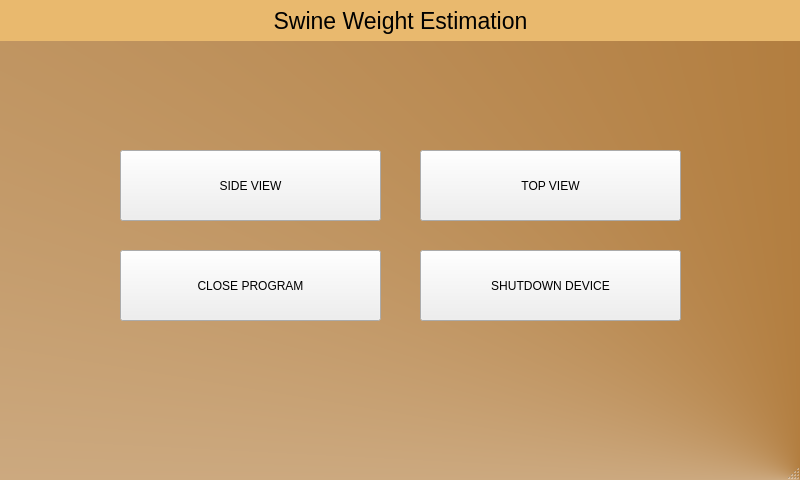
<?xml version="1.0" encoding="UTF-8"?>
<ui version="4.0">
 <class>MainWindow</class>
 <widget class="QMainWindow" name="MainWindow">
  <property name="geometry">
   <rect>
    <x>0</x>
    <y>0</y>
    <width>800</width>
    <height>480</height>
   </rect>
  </property>
  <property name="windowTitle">
   <string>MainWindow</string>
  </property>
  <property name="styleSheet">
   <string notr="true">#MainWindow
{
background-color: qconicalgradient(cx:1, cy:1, angle:0, stop:0 rgba(153, 83, 0, 255), stop:1 rgba(255, 255, 255, 255));
}</string>
  </property>
  <widget class="QWidget" name="centralwidget">
   <widget class="QLabel" name="label">
    <property name="geometry">
     <rect>
      <x>0</x>
      <y>0</y>
      <width>801</width>
      <height>41</height>
     </rect>
    </property>
    <property name="font">
     <font>
      <pointsize>17</pointsize>
     </font>
    </property>
    <property name="styleSheet">
     <string notr="true">background-color:  rgb(233, 185, 110)</string>
    </property>
    <property name="text">
     <string>Swine Weight Estimation</string>
    </property>
    <property name="alignment">
     <set>Qt::AlignCenter</set>
    </property>
   </widget>
   <widget class="QPushButton" name="shutdownButton">
    <property name="geometry">
     <rect>
      <x>420</x>
      <y>250</y>
      <width>261</width>
      <height>71</height>
     </rect>
    </property>
    <property name="text">
     <string>SHUTDOWN DEVICE</string>
    </property>
   </widget>
   <widget class="QPushButton" name="closeButton">
    <property name="geometry">
     <rect>
      <x>120</x>
      <y>250</y>
      <width>261</width>
      <height>71</height>
     </rect>
    </property>
    <property name="text">
     <string>CLOSE PROGRAM</string>
    </property>
   </widget>
   <widget class="QPushButton" name="tvButton">
    <property name="geometry">
     <rect>
      <x>420</x>
      <y>150</y>
      <width>261</width>
      <height>71</height>
     </rect>
    </property>
    <property name="text">
     <string>TOP VIEW</string>
    </property>
   </widget>
   <widget class="QPushButton" name="svButton">
    <property name="geometry">
     <rect>
      <x>120</x>
      <y>150</y>
      <width>261</width>
      <height>71</height>
     </rect>
    </property>
    <property name="text">
     <string>SIDE VIEW</string>
    </property>
   </widget>
  </widget>
  <widget class="QMenuBar" name="menubar">
   <property name="geometry">
    <rect>
     <x>0</x>
     <y>0</y>
     <width>800</width>
     <height>21</height>
    </rect>
   </property>
  </widget>
  <widget class="QStatusBar" name="statusbar"/>
 </widget>
 <resources/>
 <connections/>
</ui>
